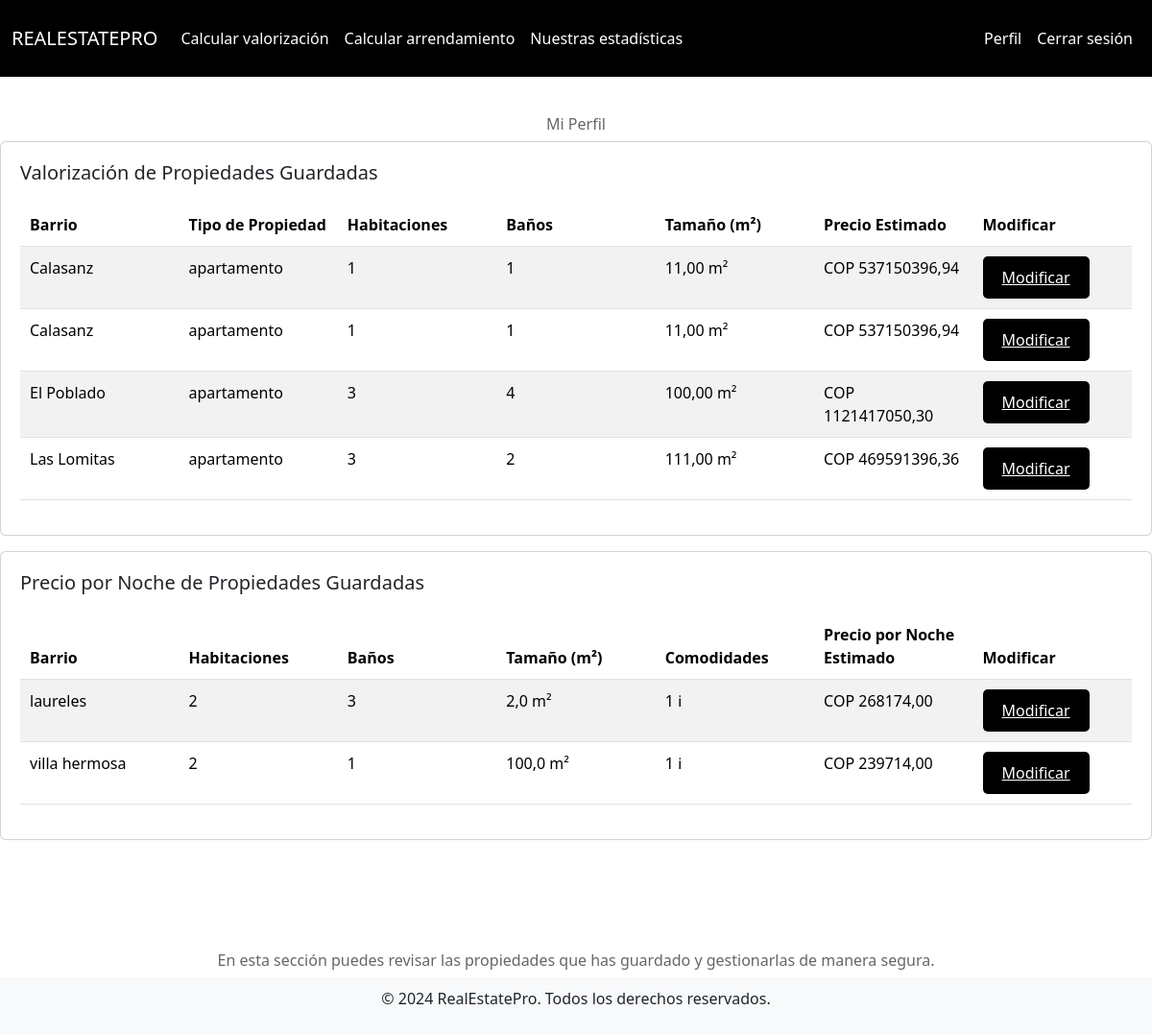
The page /users/profile/ (signed in) on the database as committed earlier.
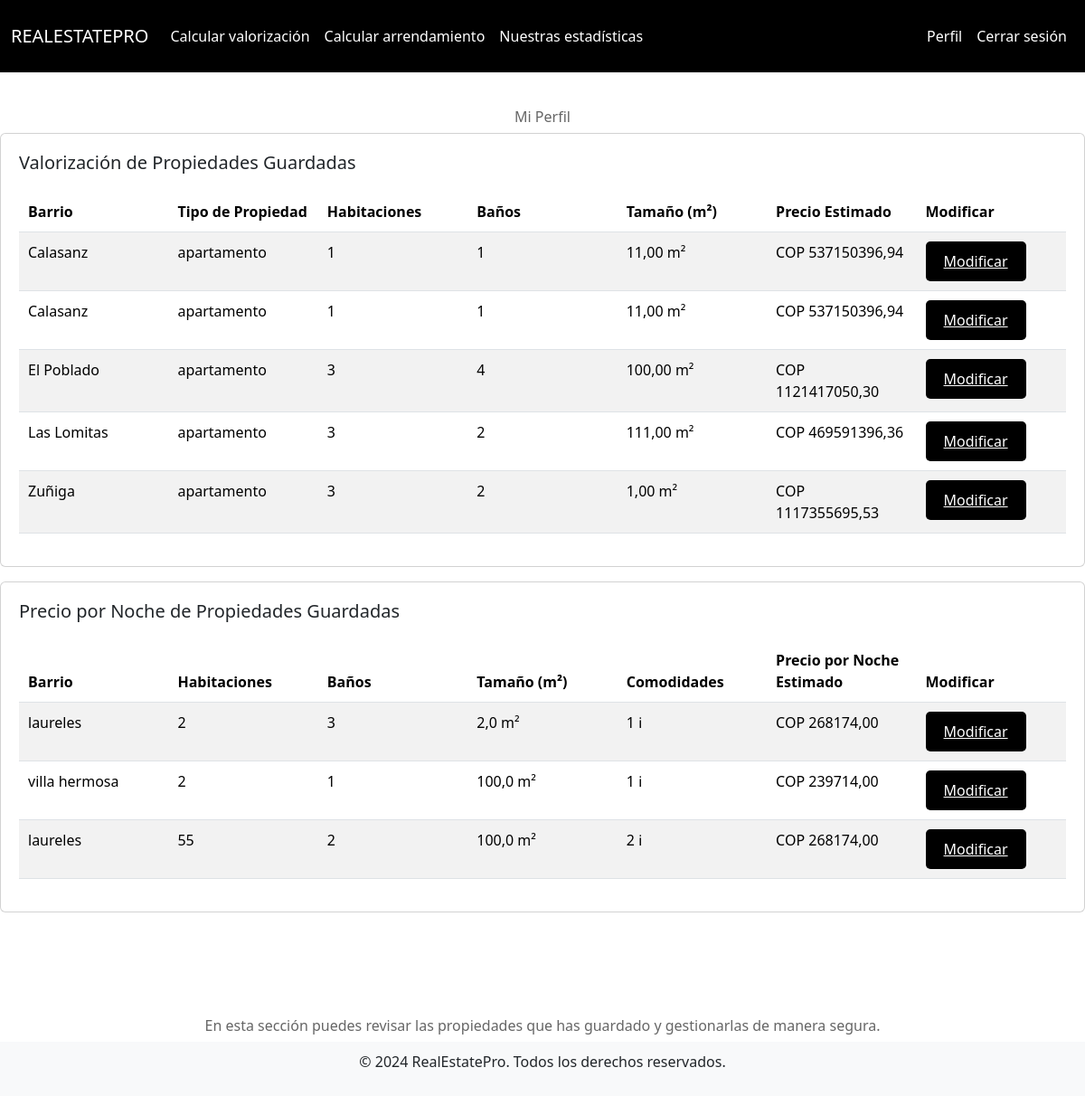
The same page on the database as committed later.
### valorizacion/models.py (models this page shows, shortened)
class Property(models.Model):
    user = models.ForeignKey(User, on_delete=models.CASCADE)  # Relates the property to the user
    neighbourhood = models.CharField(max_length=100)
    direccion = models.CharField(max_length=255)
    type = models.CharField(max_length=50)
    num_rooms = models.IntegerField()
    num_banos = models.IntegerField()
    size = models.DecimalField(max_digits=10, decimal_places=2)
    price_administration = models.DecimalField(max_digits=10, decimal_places=2, null=True, blank=True)
    age = models.IntegerField()
    garajes = models.IntegerField()
    stratum = models.IntegerField()
    estimated_price = models.DecimalField(max_digits=12, decimal_places=2, null=True, blank=True)

### arrendamiento/models.py (models this page shows, shortened)
class RentalProperty(models.Model):
    user = models.ForeignKey(User, on_delete=models.CASCADE)
    neighbourhood = models.CharField(max_length=255)
    type = models.CharField(max_length=255)
    num_rooms = models.IntegerField()
    num_banos = models.IntegerField()
    size = models.FloatField()
    age = models.IntegerField()
    wifi = models.BooleanField(default=False)
    air_conditioner = models.BooleanField(default=False)
    balcony = models.BooleanField(default=False)
    terrace = models.BooleanField(default=False)
    garden = models.BooleanField(default=False)
    pool = models.BooleanField(default=False)
    heater = models.BooleanField(default=False)
    washing_machine = models.BooleanField(default=False)
    dryer = models.BooleanField(default=False)
    chimney = models.BooleanField(default=False)
    jacuzzi = models.BooleanField(default=False)
    sauna = models.BooleanField(default=False)
    board_games = models.BooleanField(default=False)
    parking = models.BooleanField(default=False)
    price_per_night = models.DecimalField(max_digits=10, decimal_places=2)

### users/views.py (the view)
# urls.py: path('profile/', views.profile_view, name='profile'),
def profile_view(request):
    properties = Property.objects.filter(user=request.user)
    rental_properties = RentalProperty.objects.filter(user=request.user)
    for rental_property in rental_properties:
        rental_property.amenities_count = sum([
            rental_property.wifi,
            rental_property.air_conditioner,
            rental_property.balcony,
            rental_property.terrace,
            rental_property.garden,
            rental_property.pool,
            rental_property.heater,
            rental_property.washing_machine,
            rental_property.dryer,
            rental_property.chimney,
            rental_property.jacuzzi,
            rental_property.sauna,
            rental_property.board_games,
            rental_property.parking
        ])
    return render(request, "profile.html", {
        "properties": properties,
        'rental_properties': rental_properties
                                            })

### users/templates/profile.html (shortened to what this page needs)
{% extends 'layout.html' %}
{% load static %}
{% block content %}
{% block extra_css %}
<link rel="stylesheet" href="{% static 'styles/profile.css' %}">
{% endblock extra_css %}
<div class="content">
    <h3 class="profile_message">Mi Perfil</h3>
    <div class="mb-3 card">
        <div class="card-body">
            <h5>Valorización de Propiedades Guardadas</h5>
            {% if properties %}
                <table class="table table-striped">
                    <thead>
                        <tr>
                            <th>Barrio</th>
                            <th>Tipo de Propiedad</th>
                            <th>Habitaciones</th>
                            <th>Baños</th>
                            <th>Tamaño (m²)</th>
                            <th>Precio Estimado</th>
                            <th>Modificar </th>
                        </tr>
                    </thead>
                    <tbody>
                        {% for property in properties %}
                        <tr>
                            <td>{{ property.neighbourhood }}</td>
                            <td>{{ property.type }}</td>
                            <td>{{ property.num_rooms }}</td>
                            <td>{{ property.num_banos }}</td>
                            <td>{{ property.size }} m²</td>
                            <td>COP {{ property.estimated_price }}</td>
                            <td>
                                <a href="{% url 'edit_property' property.id %}" class="modify-btn">Modificar</a>
                            </td>
                        </tr>
                        {% endfor %}
                    </tbody>
                </table>
            {% else %}
                <p>No tienes propiedades guardadas para cálculo de valorización todavía.</p>
            {% endif %}
        </div>
    </div>
    <div class="mb-3 card">
        <div class="card-body">
            <h5>Precio por Noche de Propiedades Guardadas</h5>
            {% if rental_properties %}
                <table class="table table-striped">
                    <thead>
                        <tr>
                            <th>Barrio</th>
                            <th>Habitaciones</th>
                            <th>Baños</th>
                            <th>Tamaño (m²)</th>
                            <th>Comodidades</th>
                            <th>Precio por Noche Estimado</th>
                            <th>Modificar</th>
                        </tr>
                    </thead>
                    <tbody>
                        {% for rental_property in rental_properties %}
                        <tr>
                            <td>{{ rental_property.neighbourhood }}</td>
                            <td>{{ rental_property.num_rooms }}</td>
                            <td>{{ rental_property.num_banos }}</td>
                            <td>{{ rental_property.size }} m²</td>
                            <td>
                                {{ rental_property.amenities_count }}
                                <span class="tooltip-icon"> ℹ
                                </span>
                            </td>
                            <td>COP {{ rental_property.price_per_night }}</td>
                            <td>
                                <a href="{% url 'edit_rental_property' rental_property.id %}" class="modify-btn">Modificar</a>
                            </td>
                        </tr>
                        {% endfor %}
                    </tbody>
                </table>
            {% else %}
                <p>No tienes propiedades guardadas para cálculo de precio por noche todavía.</p>
            {% endif %}
        </div>
    </div>
</div>
<h6 class="profile_message">En esta sección puedes revisar las propiedades que has guardado y gestionarlas de manera segura.</h6>
{% endblock %}

### home/templates/layout.html (shortened to what this page needs)
{% load static %}
<!DOCTYPE html>
<html lang="en">
<head>
    <link rel="stylesheet" type="text/css" href="{% static 'styles/layout.css' %}">
    <link href="https://cdn.jsdelivr.net/npm/bootstrap@5.3.3/dist/css/bootstrap.min.css" rel="stylesheet">
</head>
<body>
    <div class="layout">
        <nav class="layout__navbar navbar navbar-expand-lg">
            <div class="container-fluid">
                <div class="navbar_left">
                    <a class="navbar-brand" href="{% url 'home' %}">REALESTATEPRO</a>
                    <div class="option_item collapse navbar-collapse" id="navbarNav">
                        <ul class="navbar-nav ms-auto">
                            <li class="nav-item">
                                <a class="nav-link" href="{% url 'calculate' %}">Calcular valorización</a>
                            </li>
                            <li class="nav-item">
                                <a class="nav-link" href="{% url 'rent' %}">Calcular arrendamiento</a>
                            </li>
                            <li class="nav-item">
                                <a class="nav-link" href="{% url 'mapa' %}">Nuestras estadísticas</a>
                            </li>
                        </ul>
                    </div>
                </div>
                <div class="navbar_right">
                    {% if user.is_authenticated %}
                     <div class="collapse navbar-collapse" id="navbarNav">
                            <ul class="navbar-nav ms-auto">
                                <li class="nav-item auth_item" >
                                    <a class="nav-link" href="{% url 'profile' %}">Perfil</a>
                                </li>
                                <li class="nav-item auth_item" >
                                    <a class="nav-link" href="{% url 'logout' %}">Cerrar sesión</a>
                                </li>
                            </ul>
                        </div>
                    {% endif %}
                </div>
            </div>
        </nav>
    </div>
    <div class="content">
        {% block content %}
        {% endblock %}
    </div>
    <footer class="layout__footer">
        <p>&copy; 2024 RealEstatePro. Todos los derechos reservados.</p>
    </footer>
</body>
</html>

### users/static/styles/profile.css (style rules this page uses)
.profile_message { text-align: center; font-size: 24px; margin-top: 20px; }
.table { width: 100%; margin-top: 20px; }
.table th, .table td { text-align: left; padding: 10px; }
.table-striped tbody tr:nth-of-type(odd) { background-color: #f9f9f9; }
.card-body { padding: 20px; }
.profile_message { margin-top: 40px; text-align: center; font-size: 16px; color: #666; }
.modify-btn { background-color: black; color: white; padding: 10px 20px; font-size: 16px; cursor: pointer; text-decoration: none; display: inline-block; border-radius: 5px; text-decoration: underline; }
table th, table td { width: 14%; text-align: left; }
.tooltip-icon { position: relative; display: inline-block; cursor: pointer; }

Rows that differ between the two databases and show on the page:
added Property: neighbourhood "Zuñiga", type "apartamento", num_rooms "3", num_banos "2", size "1,00", estimated_price "1117355695,53"
added RentalProperty: neighbourhood "laureles", num_rooms "55", num_banos "2", size "100,0", amenities_count "2", price_per_night "268174,00"
